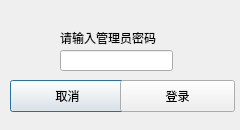
<?xml version="1.0" encoding="UTF-8"?>
<ui version="4.0">
 <class>administrator_login</class>
 <widget class="QDialog" name="administrator_login">
  <property name="geometry">
   <rect>
    <x>0</x>
    <y>0</y>
    <width>240</width>
    <height>130</height>
   </rect>
  </property>
  <property name="windowTitle">
   <string>Dialog</string>
  </property>
  <widget class="QLabel" name="label">
   <property name="geometry">
    <rect>
     <x>60</x>
     <y>30</y>
     <width>111</width>
     <height>16</height>
    </rect>
   </property>
   <property name="text">
    <string>请输入管理员密码</string>
   </property>
  </widget>
  <widget class="QLineEdit" name="password">
   <property name="geometry">
    <rect>
     <x>60</x>
     <y>50</y>
     <width>113</width>
     <height>21</height>
    </rect>
   </property>
   <property name="maxLength">
    <number>6</number>
   </property>
   <property name="echoMode">
    <enum>QLineEdit::Password</enum>
   </property>
  </widget>
  <widget class="QPushButton" name="cancel">
   <property name="geometry">
    <rect>
     <x>10</x>
     <y>80</y>
     <width>115</width>
     <height>32</height>
    </rect>
   </property>
   <property name="text">
    <string>取消</string>
   </property>
  </widget>
  <widget class="QPushButton" name="confirm">
   <property name="geometry">
    <rect>
     <x>120</x>
     <y>80</y>
     <width>115</width>
     <height>32</height>
    </rect>
   </property>
   <property name="text">
    <string>登录</string>
   </property>
  </widget>
 </widget>
 <resources/>
 <connections/>
</ui>
